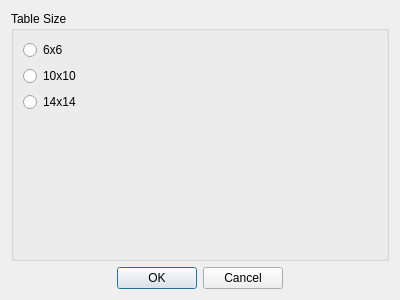
<?xml version="1.0" encoding="UTF-8"?>
<ui version="4.0">
 <class>NewGameDialog</class>
 <widget class="QDialog" name="NewGameDialog">
  <property name="geometry">
   <rect>
    <x>0</x>
    <y>0</y>
    <width>400</width>
    <height>300</height>
   </rect>
  </property>
  <property name="windowTitle">
   <string>New Game</string>
  </property>
  <layout class="QVBoxLayout" name="verticalLayout">
   <item>
    <widget class="QGroupBox" name="groupBox_2">
     <property name="title">
      <string>Table Size</string>
     </property>
     <layout class="QVBoxLayout" name="verticalLayout_3">
      <item>
       <layout class="QFormLayout" name="formLayout">
        <item row="0" column="0">
         <widget class="QRadioButton" name="rb6">
          <property name="text">
           <string>6x6</string>
          </property>
         </widget>
        </item>
        <item row="1" column="0">
         <widget class="QRadioButton" name="rb10">
          <property name="text">
           <string>10x10</string>
          </property>
         </widget>
        </item>
        <item row="2" column="0">
         <widget class="QRadioButton" name="rb14">
          <property name="text">
           <string>14x14</string>
          </property>
         </widget>
        </item>
       </layout>
      </item>
     </layout>
    </widget>
   </item>
   <item>
    <widget class="QDialogButtonBox" name="buttonBox">
     <property name="orientation">
      <enum>Qt::Horizontal</enum>
     </property>
     <property name="standardButtons">
      <set>QDialogButtonBox::Cancel|QDialogButtonBox::Ok</set>
     </property>
     <property name="centerButtons">
      <bool>true</bool>
     </property>
    </widget>
   </item>
  </layout>
 </widget>
 <resources/>
 <connections>
  <connection>
   <sender>buttonBox</sender>
   <signal>accepted()</signal>
   <receiver>NewGameDialog</receiver>
   <slot>accept()</slot>
   <hints>
    <hint type="sourcelabel">
     <x>248</x>
     <y>254</y>
    </hint>
    <hint type="destinationlabel">
     <x>157</x>
     <y>274</y>
    </hint>
   </hints>
  </connection>
  <connection>
   <sender>buttonBox</sender>
   <signal>rejected()</signal>
   <receiver>NewGameDialog</receiver>
   <slot>reject()</slot>
   <hints>
    <hint type="sourcelabel">
     <x>316</x>
     <y>260</y>
    </hint>
    <hint type="destinationlabel">
     <x>286</x>
     <y>274</y>
    </hint>
   </hints>
  </connection>
 </connections>
</ui>
